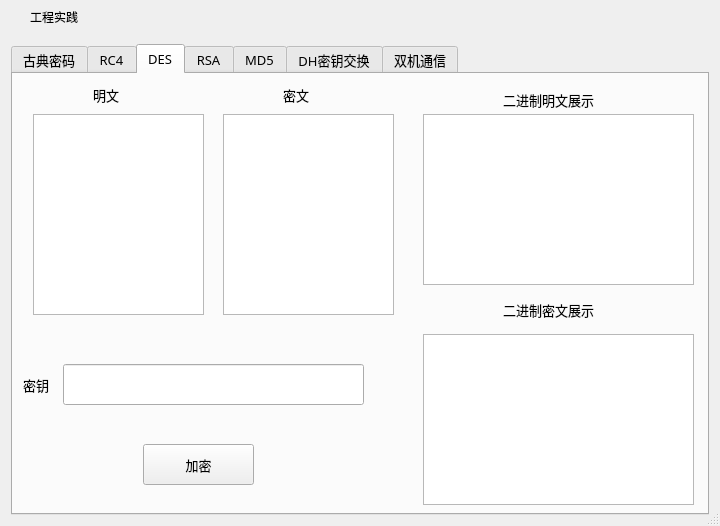
<?xml version="1.0" encoding="UTF-8"?>
<ui version="4.0">
 <class>frmMain</class>
 <widget class="QDialog" name="frmMain">
  <property name="geometry">
   <rect>
    <x>0</x>
    <y>0</y>
    <width>720</width>
    <height>526</height>
   </rect>
  </property>
  <property name="minimumSize">
   <size>
    <width>720</width>
    <height>526</height>
   </size>
  </property>
  <property name="maximumSize">
   <size>
    <width>720</width>
    <height>526</height>
   </size>
  </property>
  <property name="windowTitle">
   <string>frmMain</string>
  </property>
  <property name="sizeGripEnabled">
   <bool>true</bool>
  </property>
  <layout class="QVBoxLayout" name="verticalLayout">
   <property name="spacing">
    <number>0</number>
   </property>
   <property name="leftMargin">
    <number>0</number>
   </property>
   <property name="topMargin">
    <number>0</number>
   </property>
   <property name="rightMargin">
    <number>0</number>
   </property>
   <property name="bottomMargin">
    <number>0</number>
   </property>
   <item>
    <widget class="QWidget" name="widget_title" native="true">
     <property name="sizePolicy">
      <sizepolicy hsizetype="Preferred" vsizetype="Fixed">
       <horstretch>0</horstretch>
       <verstretch>0</verstretch>
      </sizepolicy>
     </property>
     <property name="minimumSize">
      <size>
       <width>100</width>
       <height>33</height>
      </size>
     </property>
     <layout class="QHBoxLayout" name="horizontalLayout_2">
      <property name="spacing">
       <number>0</number>
      </property>
      <property name="leftMargin">
       <number>0</number>
      </property>
      <property name="topMargin">
       <number>0</number>
      </property>
      <property name="rightMargin">
       <number>0</number>
      </property>
      <property name="bottomMargin">
       <number>0</number>
      </property>
      <item>
       <widget class="QLabel" name="lab_Ico">
        <property name="sizePolicy">
         <sizepolicy hsizetype="Minimum" vsizetype="Preferred">
          <horstretch>0</horstretch>
          <verstretch>0</verstretch>
         </sizepolicy>
        </property>
        <property name="minimumSize">
         <size>
          <width>30</width>
          <height>0</height>
         </size>
        </property>
        <property name="text">
         <string/>
        </property>
        <property name="alignment">
         <set>Qt::AlignCenter</set>
        </property>
       </widget>
      </item>
      <item>
       <widget class="QLabel" name="lab_Title">
        <property name="sizePolicy">
         <sizepolicy hsizetype="Expanding" vsizetype="Preferred">
          <horstretch>0</horstretch>
          <verstretch>0</verstretch>
         </sizepolicy>
        </property>
        <property name="styleSheet">
         <string notr="true">font: 10pt &quot;微软雅黑&quot;;</string>
        </property>
        <property name="text">
         <string>工程实践</string>
        </property>
        <property name="alignment">
         <set>Qt::AlignLeading|Qt::AlignLeft|Qt::AlignVCenter</set>
        </property>
       </widget>
      </item>
      <item>
       <widget class="QWidget" name="widget_menu" native="true">
        <property name="sizePolicy">
         <sizepolicy hsizetype="Minimum" vsizetype="Preferred">
          <horstretch>0</horstretch>
          <verstretch>0</verstretch>
         </sizepolicy>
        </property>
        <layout class="QHBoxLayout" name="horizontalLayout">
         <property name="spacing">
          <number>0</number>
         </property>
         <property name="leftMargin">
          <number>0</number>
         </property>
         <property name="topMargin">
          <number>0</number>
         </property>
         <property name="rightMargin">
          <number>0</number>
         </property>
         <property name="bottomMargin">
          <number>0</number>
         </property>
         <item>
          <widget class="QPushButton" name="btnMenu">
           <property name="sizePolicy">
            <sizepolicy hsizetype="Minimum" vsizetype="Expanding">
             <horstretch>0</horstretch>
             <verstretch>0</verstretch>
            </sizepolicy>
           </property>
           <property name="minimumSize">
            <size>
             <width>31</width>
             <height>0</height>
            </size>
           </property>
           <property name="cursor">
            <cursorShape>ArrowCursor</cursorShape>
           </property>
           <property name="focusPolicy">
            <enum>Qt::NoFocus</enum>
           </property>
           <property name="toolTip">
            <string>菜单</string>
           </property>
           <property name="text">
            <string/>
           </property>
           <property name="flat">
            <bool>true</bool>
           </property>
          </widget>
         </item>
         <item>
          <widget class="QPushButton" name="btnMenu_Min">
           <property name="sizePolicy">
            <sizepolicy hsizetype="Minimum" vsizetype="Expanding">
             <horstretch>0</horstretch>
             <verstretch>0</verstretch>
            </sizepolicy>
           </property>
           <property name="minimumSize">
            <size>
             <width>31</width>
             <height>0</height>
            </size>
           </property>
           <property name="cursor">
            <cursorShape>ArrowCursor</cursorShape>
           </property>
           <property name="focusPolicy">
            <enum>Qt::NoFocus</enum>
           </property>
           <property name="toolTip">
            <string>最小化</string>
           </property>
           <property name="text">
            <string/>
           </property>
           <property name="flat">
            <bool>true</bool>
           </property>
          </widget>
         </item>
         <item>
          <widget class="QPushButton" name="btnMenu_Max">
           <property name="sizePolicy">
            <sizepolicy hsizetype="Minimum" vsizetype="Expanding">
             <horstretch>0</horstretch>
             <verstretch>0</verstretch>
            </sizepolicy>
           </property>
           <property name="minimumSize">
            <size>
             <width>31</width>
             <height>0</height>
            </size>
           </property>
           <property name="cursor">
            <cursorShape>ArrowCursor</cursorShape>
           </property>
           <property name="focusPolicy">
            <enum>Qt::NoFocus</enum>
           </property>
           <property name="toolTip">
            <string>最大化</string>
           </property>
           <property name="text">
            <string/>
           </property>
           <property name="flat">
            <bool>true</bool>
           </property>
          </widget>
         </item>
         <item>
          <widget class="QPushButton" name="btnMenu_Close">
           <property name="sizePolicy">
            <sizepolicy hsizetype="Minimum" vsizetype="Expanding">
             <horstretch>0</horstretch>
             <verstretch>0</verstretch>
            </sizepolicy>
           </property>
           <property name="minimumSize">
            <size>
             <width>40</width>
             <height>0</height>
            </size>
           </property>
           <property name="cursor">
            <cursorShape>ArrowCursor</cursorShape>
           </property>
           <property name="focusPolicy">
            <enum>Qt::NoFocus</enum>
           </property>
           <property name="toolTip">
            <string>关闭</string>
           </property>
           <property name="text">
            <string/>
           </property>
           <property name="flat">
            <bool>true</bool>
           </property>
          </widget>
         </item>
        </layout>
       </widget>
      </item>
     </layout>
    </widget>
   </item>
   <item>
    <widget class="QWidget" name="widget_main" native="true">
     <property name="styleSheet">
      <string notr="true">font: 10pt &quot;微软雅黑&quot;;</string>
     </property>
     <layout class="QVBoxLayout" name="verticalLayout_2">
      <item>
       <widget class="QTabWidget" name="tabWidget">
        <property name="font">
         <font>
          <family>微软雅黑</family>
          <pointsize>10</pointsize>
          <weight>50</weight>
          <italic>false</italic>
          <bold>false</bold>
         </font>
        </property>
        <property name="styleSheet">
         <string notr="true"/>
        </property>
        <property name="currentIndex">
         <number>2</number>
        </property>
        <property name="usesScrollButtons">
         <bool>true</bool>
        </property>
        <widget class="QWidget" name="tab_1">
         <attribute name="title">
          <string>古典密码</string>
         </attribute>
         <widget class="QToolBox" name="toolBox">
          <property name="geometry">
           <rect>
            <x>-1</x>
            <y>-1</y>
            <width>171</width>
            <height>441</height>
           </rect>
          </property>
          <property name="currentIndex">
           <number>0</number>
          </property>
          <widget class="QWidget" name="page_1">
           <property name="geometry">
            <rect>
             <x>0</x>
             <y>0</y>
             <width>171</width>
             <height>289</height>
            </rect>
           </property>
           <attribute name="label">
            <string>单表替代</string>
           </attribute>
           <widget class="QWidget" name="layoutWidget">
            <property name="geometry">
             <rect>
              <x>10</x>
              <y>0</y>
              <width>174</width>
              <height>221</height>
             </rect>
            </property>
            <layout class="QVBoxLayout" name="verticalLayout_3">
             <item>
              <widget class="QRadioButton" name="radioButton_1">
               <property name="text">
                <string>Caesar cipher</string>
               </property>
               <property name="checked">
                <bool>true</bool>
               </property>
              </widget>
             </item>
             <item>
              <widget class="QRadioButton" name="radioButton_2">
               <property name="text">
                <string>Keyword cipher</string>
               </property>
              </widget>
             </item>
             <item>
              <widget class="QRadioButton" name="radioButton_3">
               <property name="text">
                <string>Affine cipher</string>
               </property>
              </widget>
             </item>
             <item>
              <widget class="QRadioButton" name="radioButton_4">
               <property name="font">
                <font>
                 <family>微软雅黑</family>
                 <pointsize>10</pointsize>
                 <weight>50</weight>
                 <italic>false</italic>
                 <bold>false</bold>
                </font>
               </property>
               <property name="text">
                <string>Multiliteral cipher</string>
               </property>
              </widget>
             </item>
            </layout>
           </widget>
          </widget>
          <widget class="QWidget" name="page_2">
           <property name="geometry">
            <rect>
             <x>0</x>
             <y>0</y>
             <width>100</width>
             <height>30</height>
            </rect>
           </property>
           <attribute name="label">
            <string>多表替代</string>
           </attribute>
           <widget class="QWidget" name="layoutWidget">
            <property name="geometry">
             <rect>
              <x>11</x>
              <y>-8</y>
              <width>183</width>
              <height>201</height>
             </rect>
            </property>
            <layout class="QVBoxLayout" name="verticalLayout_5">
             <item>
              <widget class="QRadioButton" name="radioButton_5">
               <property name="text">
                <string>Vigenere cipher</string>
               </property>
               <property name="checked">
                <bool>true</bool>
               </property>
              </widget>
             </item>
             <item>
              <widget class="QRadioButton" name="radioButton_6">
               <property name="text">
                <string>Autokey ciphertext</string>
               </property>
              </widget>
             </item>
             <item>
              <widget class="QRadioButton" name="radioButton_7">
               <property name="text">
                <string>Autokey plaintext</string>
               </property>
              </widget>
             </item>
            </layout>
           </widget>
          </widget>
          <widget class="QWidget" name="page_3">
           <property name="geometry">
            <rect>
             <x>0</x>
             <y>0</y>
             <width>100</width>
             <height>30</height>
            </rect>
           </property>
           <attribute name="label">
            <string>多图替代</string>
           </attribute>
           <widget class="QRadioButton" name="radioButton_8">
            <property name="geometry">
             <rect>
              <x>10</x>
              <y>20</y>
              <width>121</width>
              <height>31</height>
             </rect>
            </property>
            <property name="text">
             <string>Playfair cipher</string>
            </property>
            <property name="checked">
             <bool>true</bool>
            </property>
           </widget>
          </widget>
          <widget class="QWidget" name="page_4">
           <property name="geometry">
            <rect>
             <x>0</x>
             <y>0</y>
             <width>100</width>
             <height>30</height>
            </rect>
           </property>
           <attribute name="label">
            <string>置换密码</string>
           </attribute>
           <widget class="QWidget" name="layoutWidget">
            <property name="geometry">
             <rect>
              <x>6</x>
              <y>-8</y>
              <width>206</width>
              <height>181</height>
             </rect>
            </property>
            <layout class="QVBoxLayout" name="verticalLayout_6">
             <item>
              <widget class="QRadioButton" name="radioButton_9">
               <property name="text">
                <string>Permutation</string>
               </property>
               <property name="checked">
                <bool>true</bool>
               </property>
              </widget>
             </item>
             <item>
              <widget class="QRadioButton" name="radioButton_10">
               <property name="text">
                <string>Column permutation</string>
               </property>
              </widget>
             </item>
             <item>
              <widget class="QRadioButton" name="radioButton_11">
               <property name="text">
                <string>Double-Transposition</string>
               </property>
              </widget>
             </item>
            </layout>
           </widget>
          </widget>
         </widget>
         <widget class="QLabel" name="label_1">
          <property name="geometry">
           <rect>
            <x>200</x>
            <y>20</y>
            <width>31</width>
            <height>31</height>
           </rect>
          </property>
          <property name="font">
           <font>
            <family>微软雅黑</family>
            <pointsize>10</pointsize>
            <weight>50</weight>
            <italic>false</italic>
            <bold>false</bold>
           </font>
          </property>
          <property name="text">
           <string>密钥</string>
          </property>
         </widget>
         <widget class="QLineEdit" name="lineEdit">
          <property name="geometry">
           <rect>
            <x>250</x>
            <y>20</y>
            <width>441</width>
            <height>31</height>
           </rect>
          </property>
         </widget>
         <widget class="QLabel" name="label_2">
          <property name="geometry">
           <rect>
            <x>200</x>
            <y>60</y>
            <width>31</width>
            <height>21</height>
           </rect>
          </property>
          <property name="text">
           <string>输入</string>
          </property>
         </widget>
         <widget class="QLabel" name="label_3">
          <property name="geometry">
           <rect>
            <x>200</x>
            <y>220</y>
            <width>31</width>
            <height>31</height>
           </rect>
          </property>
          <property name="text">
           <string>输出</string>
          </property>
         </widget>
         <widget class="QPlainTextEdit" name="plainTextEdit_1">
          <property name="geometry">
           <rect>
            <x>200</x>
            <y>90</y>
            <width>491</width>
            <height>121</height>
           </rect>
          </property>
         </widget>
         <widget class="QPlainTextEdit" name="plainTextEdit_2">
          <property name="geometry">
           <rect>
            <x>200</x>
            <y>260</y>
            <width>491</width>
            <height>121</height>
           </rect>
          </property>
          <property name="readOnly">
           <bool>true</bool>
          </property>
         </widget>
         <widget class="QPushButton" name="pushButton_12">
          <property name="geometry">
           <rect>
            <x>290</x>
            <y>400</y>
            <width>81</width>
            <height>31</height>
           </rect>
          </property>
          <property name="text">
           <string>加密</string>
          </property>
         </widget>
         <widget class="QPushButton" name="pushButton_13">
          <property name="geometry">
           <rect>
            <x>470</x>
            <y>400</y>
            <width>81</width>
            <height>31</height>
           </rect>
          </property>
          <property name="text">
           <string>解密</string>
          </property>
         </widget>
        </widget>
        <widget class="QWidget" name="tab_2">
         <attribute name="title">
          <string>RC4</string>
         </attribute>
         <widget class="QLabel" name="label_5">
          <property name="geometry">
           <rect>
            <x>30</x>
            <y>30</y>
            <width>31</width>
            <height>31</height>
           </rect>
          </property>
          <property name="font">
           <font>
            <family>微软雅黑</family>
            <pointsize>10</pointsize>
            <weight>50</weight>
            <italic>false</italic>
            <bold>false</bold>
           </font>
          </property>
          <property name="text">
           <string>密钥</string>
          </property>
         </widget>
         <widget class="QLabel" name="label_6">
          <property name="geometry">
           <rect>
            <x>30</x>
            <y>110</y>
            <width>31</width>
            <height>31</height>
           </rect>
          </property>
          <property name="text">
           <string>输入</string>
          </property>
         </widget>
         <widget class="QLineEdit" name="lineEdit_3">
          <property name="geometry">
           <rect>
            <x>80</x>
            <y>29</y>
            <width>571</width>
            <height>31</height>
           </rect>
          </property>
         </widget>
         <widget class="QPlainTextEdit" name="plainTextEdit_3">
          <property name="geometry">
           <rect>
            <x>80</x>
            <y>70</y>
            <width>571</width>
            <height>121</height>
           </rect>
          </property>
         </widget>
         <widget class="QPlainTextEdit" name="plainTextEdit_4">
          <property name="geometry">
           <rect>
            <x>80</x>
            <y>210</y>
            <width>571</width>
            <height>121</height>
           </rect>
          </property>
         </widget>
         <widget class="QLabel" name="label_7">
          <property name="geometry">
           <rect>
            <x>30</x>
            <y>250</y>
            <width>31</width>
            <height>41</height>
           </rect>
          </property>
          <property name="text">
           <string>输出</string>
          </property>
         </widget>
         <widget class="QPushButton" name="pushButton">
          <property name="geometry">
           <rect>
            <x>170</x>
            <y>360</y>
            <width>141</width>
            <height>51</height>
           </rect>
          </property>
          <property name="text">
           <string>加密</string>
          </property>
         </widget>
         <widget class="QPushButton" name="pushButton_2">
          <property name="geometry">
           <rect>
            <x>400</x>
            <y>360</y>
            <width>141</width>
            <height>51</height>
           </rect>
          </property>
          <property name="text">
           <string>解密</string>
          </property>
         </widget>
        </widget>
        <widget class="QWidget" name="tab_3">
         <attribute name="title">
          <string>DES</string>
         </attribute>
         <widget class="QLabel" name="label">
          <property name="geometry">
           <rect>
            <x>10</x>
            <y>290</y>
            <width>31</width>
            <height>41</height>
           </rect>
          </property>
          <property name="text">
           <string>密钥</string>
          </property>
         </widget>
         <widget class="QLineEdit" name="lineEdit_2">
          <property name="geometry">
           <rect>
            <x>50</x>
            <y>290</y>
            <width>301</width>
            <height>41</height>
           </rect>
          </property>
         </widget>
         <widget class="QLabel" name="label_4">
          <property name="geometry">
           <rect>
            <x>80</x>
            <y>10</y>
            <width>31</width>
            <height>21</height>
           </rect>
          </property>
          <property name="text">
           <string>明文</string>
          </property>
         </widget>
         <widget class="QPlainTextEdit" name="plainTextEdit">
          <property name="geometry">
           <rect>
            <x>20</x>
            <y>40</y>
            <width>171</width>
            <height>201</height>
           </rect>
          </property>
         </widget>
         <widget class="QPushButton" name="pushButton_3">
          <property name="geometry">
           <rect>
            <x>130</x>
            <y>370</y>
            <width>111</width>
            <height>41</height>
           </rect>
          </property>
          <property name="text">
           <string>加密</string>
          </property>
         </widget>
         <widget class="QLabel" name="label_10">
          <property name="geometry">
           <rect>
            <x>270</x>
            <y>10</y>
            <width>31</width>
            <height>21</height>
           </rect>
          </property>
          <property name="text">
           <string>密文</string>
          </property>
         </widget>
         <widget class="QPlainTextEdit" name="plainTextEdit_7">
          <property name="geometry">
           <rect>
            <x>210</x>
            <y>40</y>
            <width>171</width>
            <height>201</height>
           </rect>
          </property>
         </widget>
         <widget class="QPlainTextEdit" name="plainTextEdit_5">
          <property name="geometry">
           <rect>
            <x>410</x>
            <y>40</y>
            <width>271</width>
            <height>171</height>
           </rect>
          </property>
          <property name="undoRedoEnabled">
           <bool>true</bool>
          </property>
          <property name="readOnly">
           <bool>true</bool>
          </property>
         </widget>
         <widget class="QPlainTextEdit" name="plainTextEdit_6">
          <property name="geometry">
           <rect>
            <x>410</x>
            <y>260</y>
            <width>271</width>
            <height>171</height>
           </rect>
          </property>
          <property name="readOnly">
           <bool>true</bool>
          </property>
         </widget>
         <widget class="QLabel" name="label_8">
          <property name="geometry">
           <rect>
            <x>490</x>
            <y>10</y>
            <width>101</width>
            <height>31</height>
           </rect>
          </property>
          <property name="text">
           <string>二进制明文展示</string>
          </property>
         </widget>
         <widget class="QLabel" name="label_9">
          <property name="geometry">
           <rect>
            <x>490</x>
            <y>220</y>
            <width>101</width>
            <height>31</height>
           </rect>
          </property>
          <property name="text">
           <string>二进制密文展示</string>
          </property>
         </widget>
        </widget>
        <widget class="QWidget" name="tab_4">
         <attribute name="title">
          <string>RSA</string>
         </attribute>
         <widget class="QLabel" name="label_18">
          <property name="geometry">
           <rect>
            <x>20</x>
            <y>10</y>
            <width>51</width>
            <height>31</height>
           </rect>
          </property>
          <property name="text">
           <string>大素数p</string>
          </property>
         </widget>
         <widget class="QLabel" name="label_19">
          <property name="geometry">
           <rect>
            <x>20</x>
            <y>60</y>
            <width>51</width>
            <height>31</height>
           </rect>
          </property>
          <property name="text">
           <string>大素数q</string>
          </property>
         </widget>
         <widget class="QLabel" name="label_20">
          <property name="geometry">
           <rect>
            <x>20</x>
            <y>110</y>
            <width>41</width>
            <height>31</height>
           </rect>
          </property>
          <property name="text">
           <string>公钥n</string>
          </property>
         </widget>
         <widget class="QLabel" name="label_21">
          <property name="geometry">
           <rect>
            <x>20</x>
            <y>180</y>
            <width>41</width>
            <height>31</height>
           </rect>
          </property>
          <property name="text">
           <string>公钥e</string>
          </property>
         </widget>
         <widget class="QLabel" name="label_22">
          <property name="geometry">
           <rect>
            <x>20</x>
            <y>230</y>
            <width>41</width>
            <height>31</height>
           </rect>
          </property>
          <property name="text">
           <string>私钥d</string>
          </property>
         </widget>
         <widget class="QPlainTextEdit" name="plainTextEdit_14">
          <property name="geometry">
           <rect>
            <x>90</x>
            <y>10</y>
            <width>581</width>
            <height>41</height>
           </rect>
          </property>
         </widget>
         <widget class="QPlainTextEdit" name="plainTextEdit_15">
          <property name="geometry">
           <rect>
            <x>90</x>
            <y>60</y>
            <width>581</width>
            <height>41</height>
           </rect>
          </property>
         </widget>
         <widget class="QPlainTextEdit" name="plainTextEdit_16">
          <property name="geometry">
           <rect>
            <x>90</x>
            <y>110</y>
            <width>581</width>
            <height>61</height>
           </rect>
          </property>
         </widget>
         <widget class="QPlainTextEdit" name="plainTextEdit_17">
          <property name="geometry">
           <rect>
            <x>90</x>
            <y>180</y>
            <width>581</width>
            <height>31</height>
           </rect>
          </property>
         </widget>
         <widget class="QPlainTextEdit" name="plainTextEdit_18">
          <property name="geometry">
           <rect>
            <x>90</x>
            <y>220</y>
            <width>581</width>
            <height>61</height>
           </rect>
          </property>
         </widget>
         <widget class="QLabel" name="label_23">
          <property name="geometry">
           <rect>
            <x>210</x>
            <y>290</y>
            <width>31</width>
            <height>31</height>
           </rect>
          </property>
          <property name="text">
           <string>输入</string>
          </property>
         </widget>
         <widget class="QLabel" name="label_24">
          <property name="geometry">
           <rect>
            <x>500</x>
            <y>290</y>
            <width>31</width>
            <height>21</height>
           </rect>
          </property>
          <property name="text">
           <string>输出</string>
          </property>
         </widget>
         <widget class="QPlainTextEdit" name="plainTextEdit_19">
          <property name="geometry">
           <rect>
            <x>90</x>
            <y>320</y>
            <width>281</width>
            <height>111</height>
           </rect>
          </property>
         </widget>
         <widget class="QPlainTextEdit" name="plainTextEdit_20">
          <property name="geometry">
           <rect>
            <x>390</x>
            <y>320</y>
            <width>281</width>
            <height>111</height>
           </rect>
          </property>
         </widget>
         <widget class="QPushButton" name="pushButton_5">
          <property name="geometry">
           <rect>
            <x>0</x>
            <y>320</y>
            <width>81</width>
            <height>41</height>
           </rect>
          </property>
          <property name="text">
           <string>生成参数</string>
          </property>
         </widget>
         <widget class="QPushButton" name="pushButton_6">
          <property name="geometry">
           <rect>
            <x>0</x>
            <y>390</y>
            <width>81</width>
            <height>41</height>
           </rect>
          </property>
          <property name="text">
           <string>加密</string>
          </property>
         </widget>
        </widget>
        <widget class="QWidget" name="tab_5">
         <attribute name="title">
          <string>MD5</string>
         </attribute>
         <widget class="QLabel" name="label_25">
          <property name="geometry">
           <rect>
            <x>20</x>
            <y>30</y>
            <width>41</width>
            <height>31</height>
           </rect>
          </property>
          <property name="text">
           <string>密文</string>
          </property>
         </widget>
         <widget class="QLineEdit" name="lineEdit_5">
          <property name="geometry">
           <rect>
            <x>80</x>
            <y>30</y>
            <width>591</width>
            <height>31</height>
           </rect>
          </property>
         </widget>
         <widget class="QLabel" name="label_26">
          <property name="geometry">
           <rect>
            <x>20</x>
            <y>170</y>
            <width>41</width>
            <height>31</height>
           </rect>
          </property>
          <property name="text">
           <string>MD5</string>
          </property>
         </widget>
         <widget class="QLineEdit" name="lineEdit_6">
          <property name="geometry">
           <rect>
            <x>80</x>
            <y>160</y>
            <width>591</width>
            <height>41</height>
           </rect>
          </property>
         </widget>
         <widget class="QPushButton" name="pushButton_7">
          <property name="geometry">
           <rect>
            <x>80</x>
            <y>80</y>
            <width>591</width>
            <height>41</height>
           </rect>
          </property>
          <property name="text">
           <string>计算</string>
          </property>
         </widget>
        </widget>
        <widget class="QWidget" name="tab_6">
         <attribute name="title">
          <string>DH密钥交换</string>
         </attribute>
         <widget class="QLabel" name="label_27">
          <property name="geometry">
           <rect>
            <x>20</x>
            <y>10</y>
            <width>54</width>
            <height>21</height>
           </rect>
          </property>
          <property name="text">
           <string>大素数p</string>
          </property>
         </widget>
         <widget class="QLabel" name="label_28">
          <property name="geometry">
           <rect>
            <x>20</x>
            <y>50</y>
            <width>51</width>
            <height>21</height>
           </rect>
          </property>
          <property name="text">
           <string>随机数g</string>
          </property>
         </widget>
         <widget class="QGroupBox" name="groupBox">
          <property name="geometry">
           <rect>
            <x>10</x>
            <y>90</y>
            <width>321</width>
            <height>341</height>
           </rect>
          </property>
          <property name="title">
           <string>Alice</string>
          </property>
          <widget class="QLabel" name="label_29">
           <property name="geometry">
            <rect>
             <x>10</x>
             <y>20</y>
             <width>31</width>
             <height>31</height>
            </rect>
           </property>
           <property name="text">
            <string>私钥</string>
           </property>
          </widget>
          <widget class="QLineEdit" name="lineEdit_7">
           <property name="geometry">
            <rect>
             <x>50</x>
             <y>20</y>
             <width>201</width>
             <height>31</height>
            </rect>
           </property>
          </widget>
          <widget class="QPushButton" name="pushButton_9">
           <property name="geometry">
            <rect>
             <x>260</x>
             <y>20</y>
             <width>51</width>
             <height>31</height>
            </rect>
           </property>
           <property name="text">
            <string>计算</string>
           </property>
          </widget>
          <widget class="QPlainTextEdit" name="plainTextEdit_23">
           <property name="geometry">
            <rect>
             <x>10</x>
             <y>80</y>
             <width>141</width>
             <height>151</height>
            </rect>
           </property>
          </widget>
          <widget class="QPlainTextEdit" name="plainTextEdit_24">
           <property name="geometry">
            <rect>
             <x>170</x>
             <y>80</y>
             <width>141</width>
             <height>151</height>
            </rect>
           </property>
          </widget>
          <widget class="QLabel" name="label_30">
           <property name="geometry">
            <rect>
             <x>40</x>
             <y>60</y>
             <width>81</width>
             <height>21</height>
            </rect>
           </property>
           <property name="text">
            <string>生成Alice公钥</string>
           </property>
          </widget>
          <widget class="QLabel" name="label_31">
           <property name="geometry">
            <rect>
             <x>190</x>
             <y>60</y>
             <width>81</width>
             <height>20</height>
            </rect>
           </property>
           <property name="text">
            <string>接收Bob公钥</string>
           </property>
          </widget>
          <widget class="QPlainTextEdit" name="plainTextEdit_25">
           <property name="geometry">
            <rect>
             <x>10</x>
             <y>250</y>
             <width>301</width>
             <height>41</height>
            </rect>
           </property>
          </widget>
          <widget class="QPushButton" name="pushButton_10">
           <property name="geometry">
            <rect>
             <x>10</x>
             <y>300</y>
             <width>301</width>
             <height>31</height>
            </rect>
           </property>
           <property name="text">
            <string>计算共享密钥</string>
           </property>
          </widget>
          <widget class="QLabel" name="label_32">
           <property name="geometry">
            <rect>
             <x>130</x>
             <y>231</y>
             <width>54</width>
             <height>21</height>
            </rect>
           </property>
           <property name="text">
            <string>共享密钥</string>
           </property>
          </widget>
         </widget>
         <widget class="QGroupBox" name="groupBox_2">
          <property name="geometry">
           <rect>
            <x>350</x>
            <y>90</y>
            <width>341</width>
            <height>341</height>
           </rect>
          </property>
          <property name="title">
           <string>Bob</string>
          </property>
          <widget class="QLabel" name="label_33">
           <property name="geometry">
            <rect>
             <x>10</x>
             <y>20</y>
             <width>31</width>
             <height>31</height>
            </rect>
           </property>
           <property name="text">
            <string>私钥</string>
           </property>
          </widget>
          <widget class="QLineEdit" name="lineEdit_8">
           <property name="geometry">
            <rect>
             <x>50</x>
             <y>20</y>
             <width>221</width>
             <height>31</height>
            </rect>
           </property>
          </widget>
          <widget class="QPushButton" name="pushButton_11">
           <property name="geometry">
            <rect>
             <x>280</x>
             <y>20</y>
             <width>51</width>
             <height>31</height>
            </rect>
           </property>
           <property name="text">
            <string>计算</string>
           </property>
          </widget>
          <widget class="QLabel" name="label_34">
           <property name="geometry">
            <rect>
             <x>50</x>
             <y>60</y>
             <width>81</width>
             <height>21</height>
            </rect>
           </property>
           <property name="text">
            <string>生成Bob公钥</string>
           </property>
          </widget>
          <widget class="QLabel" name="label_35">
           <property name="geometry">
            <rect>
             <x>200</x>
             <y>50</y>
             <width>91</width>
             <height>41</height>
            </rect>
           </property>
           <property name="text">
            <string>接收Alice公钥</string>
           </property>
          </widget>
          <widget class="QPlainTextEdit" name="plainTextEdit_26">
           <property name="geometry">
            <rect>
             <x>10</x>
             <y>80</y>
             <width>151</width>
             <height>151</height>
            </rect>
           </property>
          </widget>
          <widget class="QPlainTextEdit" name="plainTextEdit_27">
           <property name="geometry">
            <rect>
             <x>180</x>
             <y>80</y>
             <width>151</width>
             <height>151</height>
            </rect>
           </property>
          </widget>
          <widget class="QLabel" name="label_36">
           <property name="geometry">
            <rect>
             <x>140</x>
             <y>230</y>
             <width>54</width>
             <height>16</height>
            </rect>
           </property>
           <property name="text">
            <string>共享密钥</string>
           </property>
          </widget>
          <widget class="QPlainTextEdit" name="plainTextEdit_28">
           <property name="geometry">
            <rect>
             <x>10</x>
             <y>250</y>
             <width>321</width>
             <height>41</height>
            </rect>
           </property>
          </widget>
          <widget class="QPushButton" name="pushButton_14">
           <property name="geometry">
            <rect>
             <x>10</x>
             <y>300</y>
             <width>321</width>
             <height>31</height>
            </rect>
           </property>
           <property name="text">
            <string>计算共享密钥</string>
           </property>
          </widget>
         </widget>
         <widget class="QPlainTextEdit" name="plainTextEdit_21">
          <property name="geometry">
           <rect>
            <x>80</x>
            <y>0</y>
            <width>521</width>
            <height>41</height>
           </rect>
          </property>
         </widget>
         <widget class="QPlainTextEdit" name="plainTextEdit_22">
          <property name="geometry">
           <rect>
            <x>80</x>
            <y>50</y>
            <width>521</width>
            <height>31</height>
           </rect>
          </property>
         </widget>
         <widget class="QPushButton" name="pushButton_8">
          <property name="geometry">
           <rect>
            <x>604</x>
            <y>0</y>
            <width>81</width>
            <height>81</height>
           </rect>
          </property>
          <property name="text">
           <string>生成参数</string>
          </property>
         </widget>
        </widget>
        <widget class="QWidget" name="tab">
         <attribute name="title">
          <string>双机通信</string>
         </attribute>
         <widget class="QPushButton" name="pushButton_Send">
          <property name="geometry">
           <rect>
            <x>560</x>
            <y>360</y>
            <width>91</width>
            <height>31</height>
           </rect>
          </property>
          <property name="text">
           <string>send</string>
          </property>
         </widget>
         <widget class="QLabel" name="label_37">
          <property name="geometry">
           <rect>
            <x>20</x>
            <y>270</y>
            <width>54</width>
            <height>31</height>
           </rect>
          </property>
          <property name="text">
           <string>input</string>
          </property>
         </widget>
         <widget class="QTextEdit" name="textEdit_Recv">
          <property name="geometry">
           <rect>
            <x>20</x>
            <y>60</y>
            <width>631</width>
            <height>201</height>
           </rect>
          </property>
          <property name="readOnly">
           <bool>true</bool>
          </property>
         </widget>
         <widget class="QLabel" name="label_39">
          <property name="geometry">
           <rect>
            <x>30</x>
            <y>20</y>
            <width>61</width>
            <height>16</height>
           </rect>
          </property>
          <property name="text">
           <string>端口号：</string>
          </property>
         </widget>
         <widget class="QLineEdit" name="lineEdit_Port">
          <property name="geometry">
           <rect>
            <x>90</x>
            <y>20</y>
            <width>131</width>
            <height>21</height>
           </rect>
          </property>
         </widget>
         <widget class="QPushButton" name="pushButton_Listen">
          <property name="geometry">
           <rect>
            <x>240</x>
            <y>20</y>
            <width>81</width>
            <height>21</height>
           </rect>
          </property>
          <property name="text">
           <string>监听</string>
          </property>
         </widget>
         <widget class="QTextEdit" name="textEdit_Send">
          <property name="geometry">
           <rect>
            <x>20</x>
            <y>300</y>
            <width>521</width>
            <height>111</height>
           </rect>
          </property>
         </widget>
        </widget>
       </widget>
      </item>
     </layout>
    </widget>
   </item>
  </layout>
 </widget>
 <layoutdefault spacing="6" margin="11"/>
 <resources/>
 <connections/>
</ui>
